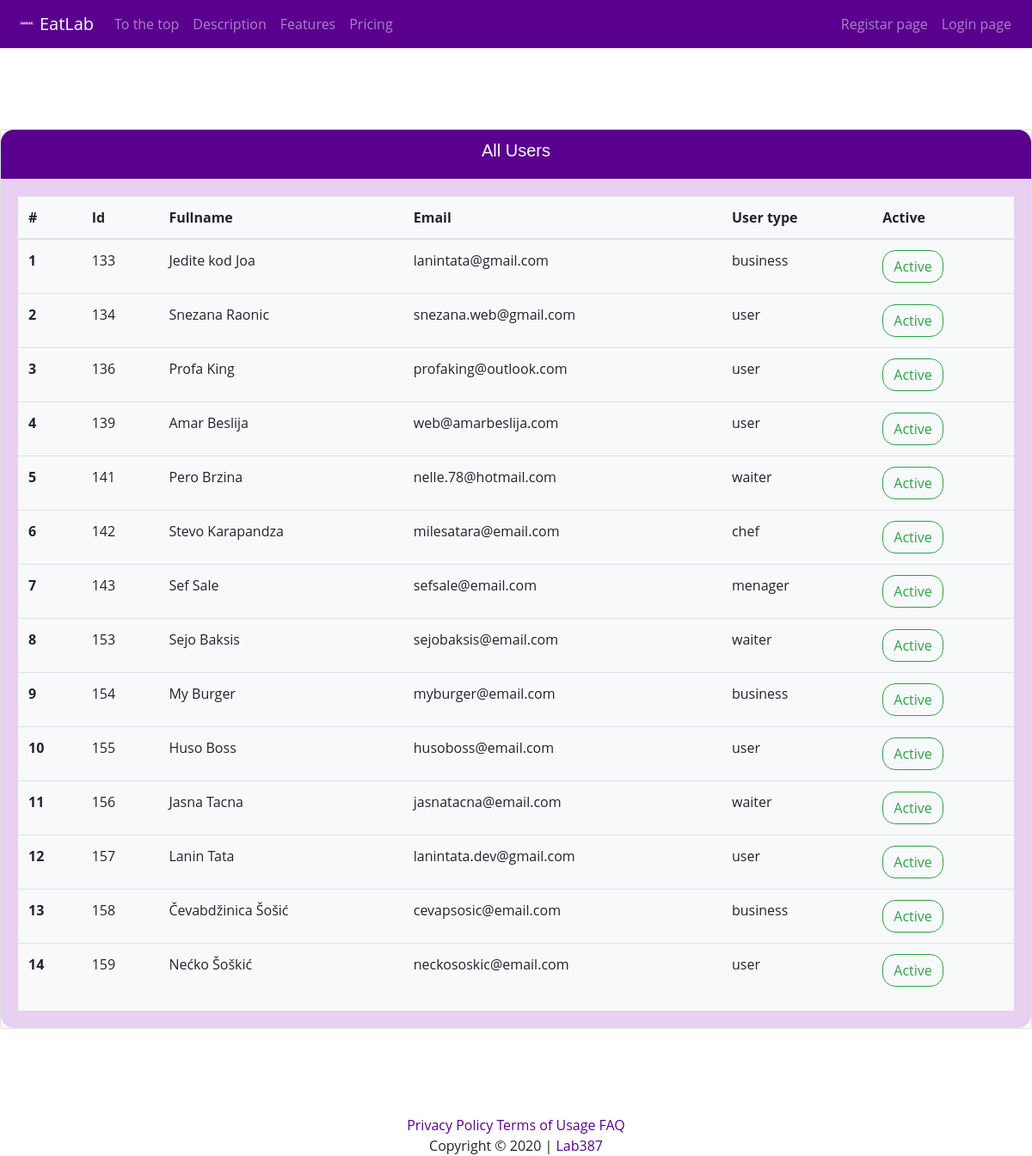
Page /pages/all_users.page.php on the committed database.
### tables this page shows
CREATE TABLE `users` (
  `id` int(11) NOT NULL,
  `fullname` varchar(50) NOT NULL,
  `user_email` varchar(50) NOT NULL,
  `user_password` varchar(150) NOT NULL,
  `user_type` set('user','business','admin','super_admin','menager','chef','waiter') NOT NULL,
  `token` varchar(200) NOT NULL,
  `datetime` datetime NOT NULL,
  `status` set('0','1','2','3','4','5','6','7','8','9') NOT NULL
);

### classes/Connection.class.php (called while the page is built, shortened)
<?php
class Connection {
	private $_connection;
	private $_hostname = "localhost";
	private $_username = "root";
	private $_password = "";
 	private $_database = "eatlab_database";
	private static $_instance;
	public static function instance() {
		if(!self::$_instance) {
			self::$_instance = new self();
		}
		return self::$_instance;
	}
	public function __construct() {
		$this->_connection = new mysqli($this->_hostname, $this->_username,
			$this->_password, $this->_database);
		$this->_connection->set_charset('utf8');
	}
	public function connect() {
		return $this->_connection;
	}
}

### classes/User.class.php (called while the page is built, shortened)
<?php
class User extends Connection {
  private $conn;
  public function Connect(){
    $this->parentInstance = parent::instance();
    $this->conn = $this->parentInstance->connect();
  }
public function all_users() {
  $info = $this->conn->query("SELECT * FROM users WHERE user_type<>'super_admin'");
  if ($info == true) {
    return $info;
  }else {
    echo "Error display all users: " . mysqli_error($this->conn);
    return false;
  }
}
}

### pages/all_users.page.php (the view, shortened to what this page needs)
<?php include './sections/header.section.php'; ?>
<?php include './sections/navbar.section.php'; ?>
<?php include './classes/Connection.class.php';?>
<?php include './classes/User.class.php';?>
<div class="row d-flex justify-content-around align-self-center">
    <div class="col">
        <div class="card card-forms">
			      <div class="card-header card-head-bg">
              <div class="label-heading"><h5 class="text-center text-white">All Users</h5></div>
			      </div>
			      <div class="card-body card-bg-new">
              <div class="table-responsive bg-light">
                <table class="table table-hover">
                  <thead>
                    <tr>
                      <th scope="col">#</th>
                      <th scope="col">Id</th>
                      <th scope="col">Fullname</th>
                      <th scope="col">Email</th>
                      <th scope="col">User type</th>
                      <th scope="col">Active</th>
                    </tr>
                  </thead>
                  <tbody>
                  <?php
                          $info = new User();
                          $all_users = $info->all_users();
                          if ($all_users->num_rows > 0) {
                            $counter = 1;
                          while($row = $all_users->fetch_assoc()) {
                            echo "<tr>";
                            echo "<th scope='row'>" . $counter . "</th>";
                            echo "<td>" . $row['id'] . "</td>";
                            echo "<td>" . $row['fullname'] . "</td>";
                            echo "<td>" . $row['user_email'] . "</td>";
                            echo "<td>" . $row['user_type'] . "</td>";
                            echo '<td>';
                            if($row['status'] == '1'){
                                echo'<form class="aktive_users_form" method="POST"><input type="hidden" name="active_user_id"
                                id="active_user_id" value="'.$row["id"].'">
                                <input type="hidden" name="aktive_users" id="aktive_users" value="0">
                                <button type="submit" class="btn btn-outline-success btn-radius"
                                name="aktive_users" id="aktive_users" value="aktive_users">Active</button></form>';
                            }
                            echo '</td>';
                            echo "</tr>";
                            $counter++;
                          }
                        }
                          ?>
                  </tbody>
                </table>
              </div>
            </div>
          </div>
        </div>
</div>
<?php include './sections/footer.section.php'; ?>

### rows in the picture
users: id "133", fullname "Jedite kod Joa", user_email "lanintata@gmail.com", user_type "business"
users: id "134", fullname "Snezana Raonic", user_email "snezana.web@gmail.com", user_type "user"
users: id "136", fullname "Profa King", user_email "profaking@outlook.com", user_type "user"
users: id "139", fullname "Amar Beslija", user_email "web@amarbeslija.com", user_type "user"
users: id "141", fullname "Pero Brzina", user_email "nelle.78@hotmail.com", user_type "waiter"
users: id "142", fullname "Stevo Karapandza", user_email "milesatara@email.com", user_type "chef"
users: id "143", fullname "Sef Sale", user_email "sefsale@email.com", user_type "menager"
users: id "153", fullname "Sejo Baksis", user_email "sejobaksis@email.com", user_type "waiter"
users: id "154", fullname "My Burger", user_email "myburger@email.com", user_type "business"
users: id "155", fullname "Huso Boss", user_email "husoboss@email.com", user_type "user"
users: id "156", fullname "Jasna Tacna", user_email "jasnatacna@email.com", user_type "waiter"
users: id "157", fullname "Lanin Tata", user_email "lanintata.dev@gmail.com", user_type "user"
users: id "158", fullname "Čevabdžinica Šošić", user_email "cevapsosic@email.com", user_type "business"
users: id "159", fullname "Nećko Šoškić", user_email "neckososkic@email.com", user_type "user"
